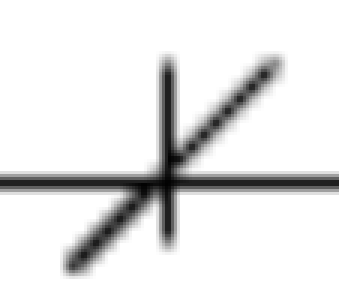
#> input picture 58837175-template-matching/template.PNG, 113 x 97 px, found by its file name (shown 3 times larger)
$ python template_matching.py
#> lines starting #> are read from the running program, lines starting #| are printed output that depends on the picture; after the words box and inside, x2 and y2 are one past the last pixel; in counts of white or black regions, pixels touching at a corner belong together
import cv2
import numpy as np

# Resizes a image and maintains aspect ratio
def maintain_aspect_ratio_resize(image, width=None, height=None, inter=cv2.INTER_AREA):
    # Grab the image size and initialize dimensions
    dim = None
    (h, w) = image.shape[:2]

    # Return original image if no need to resize
    if width is None and height is None:
        return image

    # We are resizing height if width is none
    if width is None:
        # Calculate the ratio of the height and construct the dimensions
        r = height / float(h)
        dim = (int(w * r), height)
    # We are resizing width if height is none
    else:
        # Calculate the ratio of the 0idth and construct the dimensions
        r = width / float(w)
        dim = (width, int(h * r))

    # Return the resized image
    return cv2.resize(image, dim, interpolation=inter)

# Load template, convert to grayscale, perform canny edge detection
template = cv2.imread('template.png')
#> template is the input picture: shape (97, 113, 3); min 2, max 255, mean 229.2
template = cv2.cvtColor(template, cv2.COLOR_BGR2GRAY)
#> template: shape (97, 113)
template = cv2.Canny(template, 50, 200)
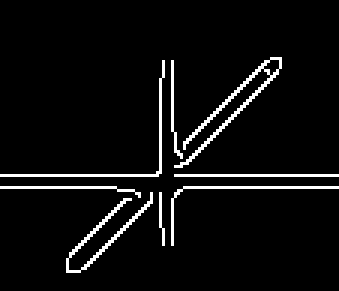
#> template: shape (97, 113) (shown 3 times larger); 5.1% white in thin lines or dots, all inside (x1, y1, x2, y2) = (0, 19, 113, 91)
(tH, tW) = template.shape[:2]
#> tH = 97; tW = 113
cv2.imshow("template", template)

# Load original image, convert to grayscale
original_image = cv2.imread('1.png')
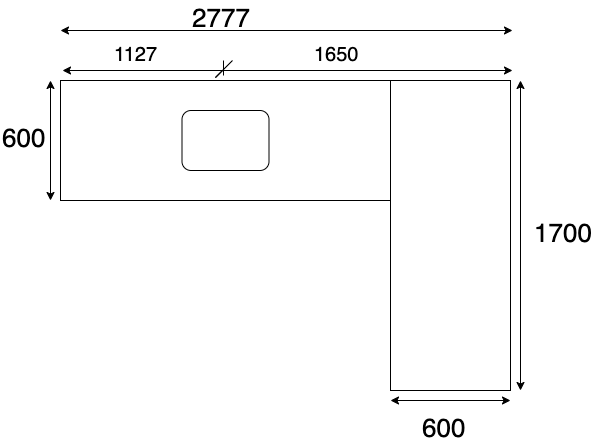
#> input picture 58837175-template-matching/1.png, 603 x 443 px
#> original_image is the input picture: shape (443, 603, 3); min 0, max 255, mean 249.8
gray = cv2.cvtColor(original_image, cv2.COLOR_BGR2GRAY)
found = None

# Dynamically rescale image for better template matching
for scale in np.linspace(0.1, 3.0, 20)[::-1]:

    # Resize image to scale and keep track of ratio
    resized = maintain_aspect_ratio_resize(gray, width=int(gray.shape[1] * scale))
    r = gray.shape[1] / float(resized.shape[1])

    # Stop if template image size is larger than resized image
    if resized.shape[0] < tH or resized.shape[1] < tW:
        break

    # Detect edges in resized image and apply template matching
    canny = cv2.Canny(resized, 50, 200)
    detected = cv2.matchTemplate(canny, template, cv2.TM_CCOEFF)
    (_, max_val, _, max_loc) = cv2.minMaxLoc(detected)

    # Uncomment this section for visualization
    '''
    clone = np.dstack([canny, canny, canny])
    cv2.rectangle(clone, (max_loc[0], max_loc[1]), (max_loc[0] + tW, max_loc[1] + tH), (0,255,0), 2)
    cv2.imshow('visualize', clone)
    cv2.waitKey(0)
    '''

    # Keep track of correlation value
    # Higher correlation means better match
    if found is None or max_val > found[0]:
        found = (max_val, max_loc, r)
#> this loop made 20 passes
#> (max_val, found) on pass 1: (13215267, (13215267, (615, 151), 0.333))
#> (max_val, max_loc) on passes 2 to 7: (12181441, (581, 141)), (11441284, (547, 130)), (10630236, (513, 119)), (10332109, (479, 109)), (9929520, (440, 100)), (9647120, (388, 108))
#> pass 1, `canny = cv2.Canny(resized, 50, 200)`:
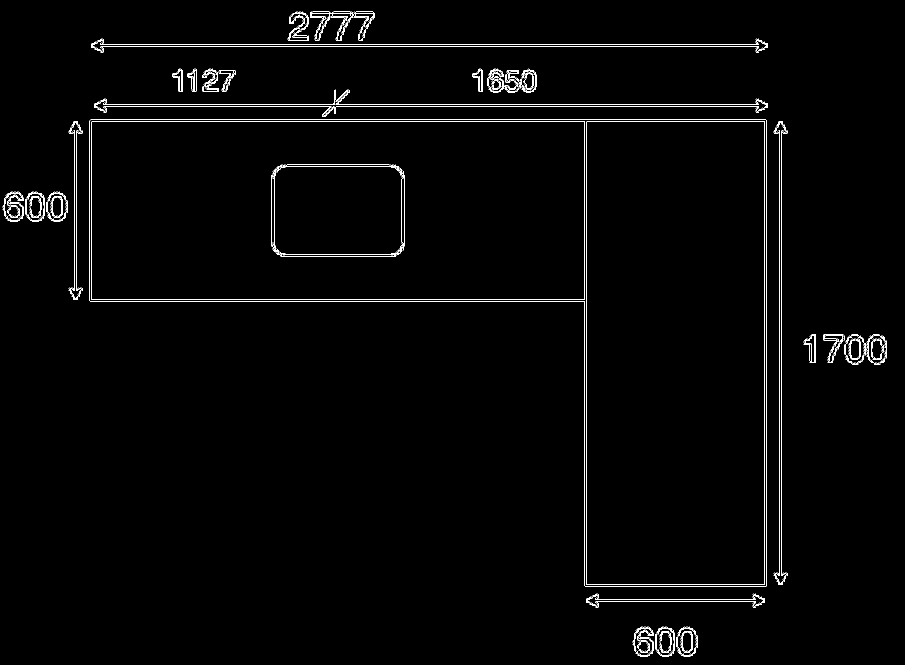
#> canny: shape (1329, 1809) (shown at 1/2 size); 1.3% white in thin lines or dots
#> pass 1, `detected = cv2.matchTemplate(canny, template, cv2.TM_CCOEFF)`:
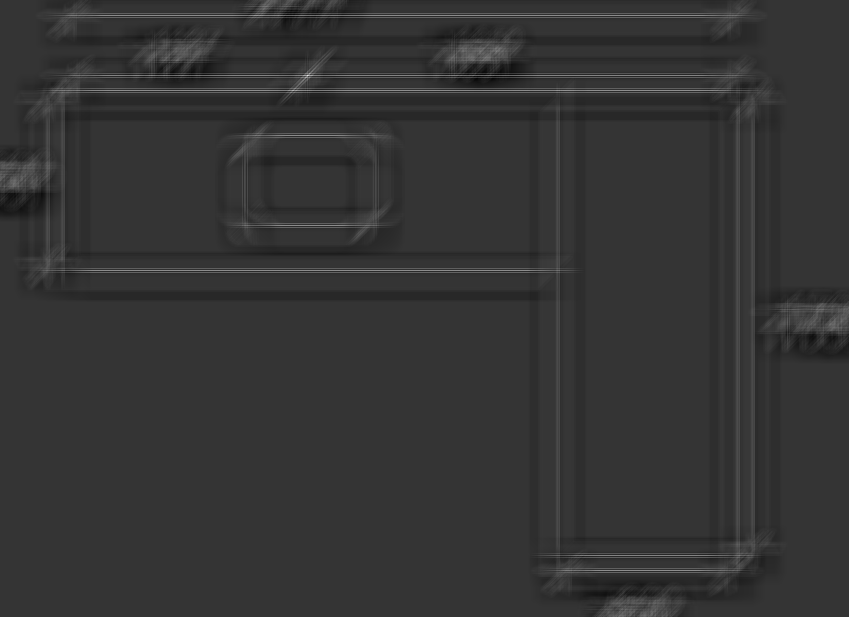
#> detected: shape (1233, 1697) float32 (shown at 1/2 size); min -3414284.2, max 13215267, mean 2585.6; drawn with min black and max white
#> after the loop:
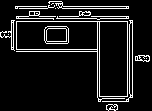
#> canny: shape (111, 152); 9.7% white in thin lines or dots
#> after the loop:
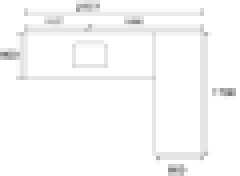
#> resized: shape (44, 60) (shown 4 times larger); min 124, max 255, mean 249.8

# Compute coordinates of bounding box
(_, max_loc, r) = found
#> max_loc = (615, 151); r = 0.333
(start_x, start_y) = (int(max_loc[0] * r), int(max_loc[1] * r))
#> start_x = 205; start_y = 50
(end_x, end_y) = (int((max_loc[0] + tW) * r), int((max_loc[1] + tH) * r))
#> end_x = 242; end_y = 82

# Draw bounding box on ROI
cv2.rectangle(original_image, (start_x, start_y), (end_x, end_y), (0,255,0), 2)
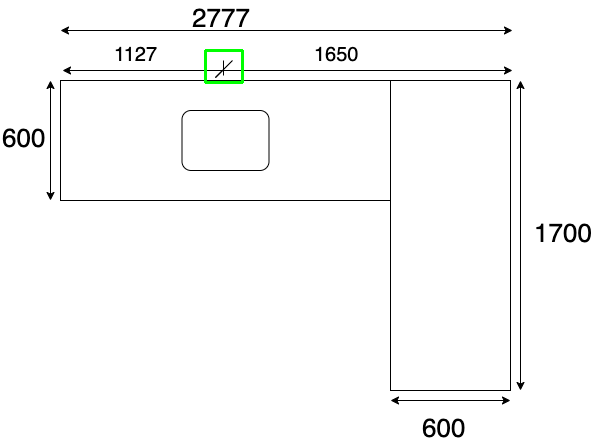
#> original_image: shape (443, 603, 3); 0.15% of pixels changed, all inside (x1, y1, x2, y2) = (204, 49, 244, 84)
cv2.imshow('detected', original_image)
cv2.imwrite('detected.png', original_image)
cv2.waitKey(0)
